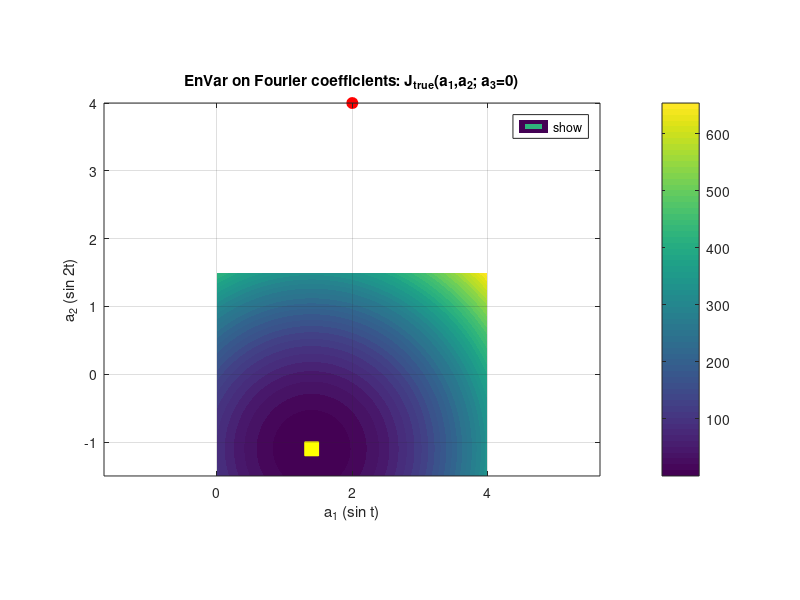
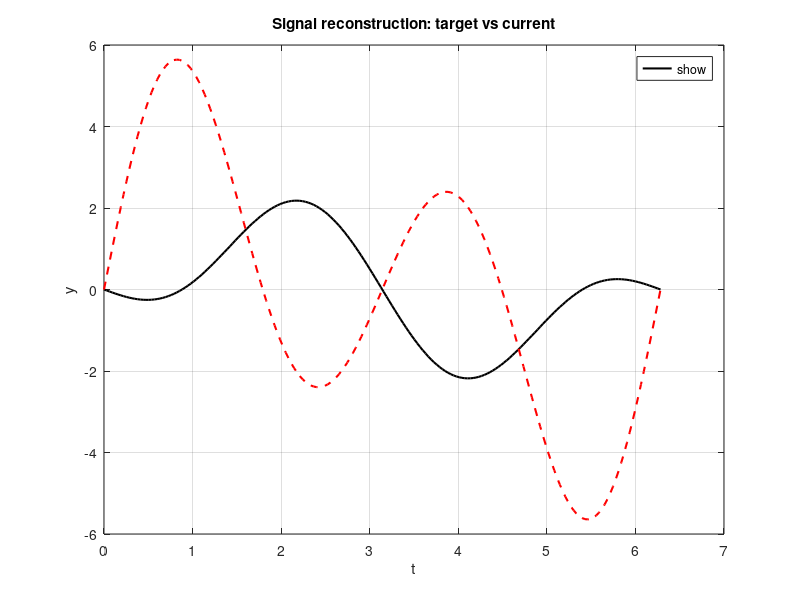

MATLAB code for these plots, in order: (Note: this script raises an error after producing the figures.)
% ----------------------------------------------------------------------- %
% ---------------- EnVar Toy: Fourier Basis Reconstruction -------------- %
% --------- Optimise Fourier coefficients to match a target mode -------- %
% ----------------------------------------------------------------------- %
clc;
clear; close all;

%% 1. Problem setup
Nen       = 3;        % Number of ensemble members
N_modes   = 3;        % Number of Fourier modes (controls)
lambda    = 0.0;      % Regularisation strength (0 = off)
N_t       = 200;      % Number of time samples in [0, 2*pi]

% Time grid
t = linspace(0, 2*pi, N_t).';     % column vector (N_t x 1)

% Fourier basis: phi_n(t) = sin(n t), n = 1...N_modes
Phi = zeros(N_t, N_modes);
for n = 1:N_modes
    Phi(:,n) = sin(n * t);
end

% Choose a target mode: here mode 2
a_target = zeros(N_modes, 1);
a_target(1) = 1.4;
a_target(2) = -1.1;                 % target = pure sin(2t)

y_target = Phi * a_target;         % target signal

% Initial guess in coefficient space (deliberately wrong)
a_e = [2; 4; 0.3];

% Storage
history_a     = a_e;               % trajectory in coefficient space
history_error = [];                % misfit in observation space

fprintf('Fourier EnVar toy:\n');
fprintf('y(t; a) = sum_n a_n sin(n t), target = sin(2t)\n');
fprintf('J_true(a) = 0.5 * ||Phi a - Phi a_target||^2 + 0.5*lambda*||L a||^2\n');
fprintf('Initial a = [%.2f %.2f %.2f]^T\n\n', a_e(1), a_e(2), a_e(3));

%% 2. Precompute true cost J_true on (a1,a2) grid for visualisation (a3=0)
a1_range = 0:0.03:4;
a2_range = -1.5:0.03:1.5;
[A1, A2] = meshgrid(a1_range, a2_range);

J_grid = zeros(size(A1));
for i = 1:numel(A1)
    a_vec       = [A1(i); A2(i); 0];        % a3 = 0 slice
    y           = Phi * a_vec;
    misfit      = y - y_target;
    J_true_val  = 0.5 * (misfit' * misfit);
    if lambda > 0
       L = diag(1:N_modes);
       J_true_val = J_true_val + 0.5 * lambda * norm(L * a_vec)^2;
    end
    J_grid(i) = J_true_val;
end

%% 3. Prepare visualisation: J_true(a1,a2) and mean trajectory
figure('Position', [50, 100, 800, 600]);
contourf(A1, A2, J_grid, 40, 'LineColor', 'none'); hold on;
colorbar;
title('EnVar on Fourier coefficients: J_{true}(a_1,a_2; a_3=0)');
xlabel('a_1 (sin t)'); ylabel('a_2 (sin 2t)');
axis equal tight; grid on;

% Plot target point (a_target)
plot(a_target(1), a_target(2), 'ys', 'MarkerSize', 10, ...
     'MarkerFaceColor', 'y', 'DisplayName', 'Target a^*');

% Initialise mean + ensemble + trajectory handles
h_mean = plot(a_e(1), a_e(2), 'ro', 'MarkerFaceColor', 'r', ...
              'MarkerSize', 8, 'DisplayName', 'Mean');
h_ens  = plot(NaN, NaN, 'b.', 'MarkerSize', 10, ...
              'DisplayName', 'Ensemble');
h_traj = plot(a_e(1), a_e(2), 'k-', 'LineWidth', 1.5, ...
              'DisplayName', 'Trajectory');
legend('show', 'Location', 'best');

%% 4. Prepare second figure: signals (target vs current)
figure('Position', [900, 100, 800, 600]);
h_target = plot(t, y_target, 'k-', 'LineWidth', 1.5, ...
                'DisplayName', 'Target y^*(t)'); hold on;
y_init   = Phi * a_e;
h_curr   = plot(t, y_init, 'r--', 'LineWidth', 1.5, ...
                'DisplayName', 'Current y(t;a)');
xlabel('t'); ylabel('y');
title('Signal reconstruction: target vs current');
grid on;
legend('show', 'Location', 'best');

%% 5. EnVar optimisation loop
maxIter = 25;
alpha   = 0.9;      % relaxation factor (<1 to slow updates)

for iter = 1:maxIter

    % --- A. Generate ensemble in coefficient space ----------------------
    a_r_ensemble = Ensemble(Nen, a_e);      % N_modes x Nen
    E_prime      = a_r_ensemble - a_e;      % N_modes x Nen
        writematrix(a_r_ensemble', "a_r_ensemble.txt",'Delimiter',' ');


    % --- B. Build observations (signal mismatch) ------------------------
    % Observation: o(a) = Phi*a - y_target, dimension = N_t
    y_e = Phi * a_e;
    o_e = y_e -y_target;                   % N_t x 1

    o_r_mat = zeros(N_t, Nen);
    for k = 1:Nen
        a_k        = a_r_ensemble(:,k);
        y_k        = Phi * a_k;
        o_r_mat(:,k) = y_k - y_target;
    end

    % Observation perturbation matrix H (N_t x Nen)
    H = o_r_mat - o_e;
    [AA,BB,CC]=svd(H);
    fprintf('sigular of H = %2d \n',[BB(1,1),BB(2,2),BB(3,3)])

    % --- C. Local cost in weight space, solve for w ---------------------
    J_fun = @(w) Cost(o_e, H, w, a_e, E_prime, lambda);

    w0   = zeros(Nen,1);
    LB   = -Inf(Nen,1);
    UB   =  Inf(Nen,1);
    opts = optimset('Disp','None');

    [w_opt, J_loc] = fmincon(J_fun, w0, [], [], [], [], LB, UB, [], opts);

    % --- D. Update mean in coefficient space ----------------------------
    step_vec  = E_prime * w_opt;
    a_e       = a_e + alpha * step_vec;
    [J_val,dJ,HHH] = Cost(o_e, H, w_opt, a_e, E_prime, lambda);
    fprintf('dJ = %2d \n',[dJ])

    % Store trajectory
    history_a(:, end+1) = a_e;

    % Compute true cost and error in observation space
    y_e      = Phi * a_e;
    misfit   = y_e - y_target;
    J_true   = 0.5 * (misfit' * misfit);
    if lambda > 0
        L = diag(1:N_modes);
        J_true = J_true + 0.5 * lambda * norm(L * a_e)^2;
    end
    err_obs  = norm(misfit);
    history_error = [history_error; err_obs];

    % --- E. Update plots -------------------------------------------------
    % Coefficient space
    set(h_ens,  'XData', a_r_ensemble(1,:), 'YData', a_r_ensemble(2,:));
    set(h_mean, 'XData', a_e(1),            'YData', a_e(2));
    set(h_traj, 'XData', history_a(1,:),    'YData', history_a(2,:));
     
    % Signal plot
    set(0, 'CurrentFigure', gcf); % ensure second figure active
    set(h_curr, 'YData', y_e);

    drawnow;
    % --- F. Logging ------------------------------------------------------
    fprintf('Iter %2d | J_loc(w)=%.3e | J_true(a)=%.3e | ||Phi a - y^*||=%.3e | a=[%.3f %.3f %.3f]^T\n', ...
            iter, J_loc, J_true, err_obs, a_e(1), a_e(2), a_e(3));

    if err_obs < 1e-6
        fprintf('Converged: ||Phi a - y^*|| < 1e-6.\n');
        break;
    end
end

%% 6. Error convergence figure
figure;
plot(history_error, '-o', 'LineWidth', 1.5);
xlabel('Iteration');
ylabel('||Phi a - y^*||_2');
title('EnVar convergence (signal misfit)');
grid on;
